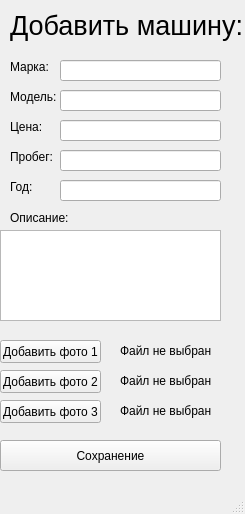
<?xml version="1.0" encoding="UTF-8"?>
<ui version="4.0">
 <class>MainWindow</class>
 <widget class="QMainWindow" name="MainWindow">
  <property name="geometry">
   <rect>
    <x>0</x>
    <y>0</y>
    <width>245</width>
    <height>514</height>
   </rect>
  </property>
  <property name="windowTitle">
   <string>MainWindow</string>
  </property>
  <widget class="QWidget" name="centralwidget">
   <widget class="QLabel" name="label">
    <property name="geometry">
     <rect>
      <x>10</x>
      <y>10</y>
      <width>241</width>
      <height>31</height>
     </rect>
    </property>
    <property name="font">
     <font>
      <pointsize>20</pointsize>
     </font>
    </property>
    <property name="text">
     <string>Добавить машину:</string>
    </property>
   </widget>
   <widget class="QLabel" name="label_2">
    <property name="geometry">
     <rect>
      <x>10</x>
      <y>60</y>
      <width>47</width>
      <height>14</height>
     </rect>
    </property>
    <property name="text">
     <string>Марка:</string>
    </property>
   </widget>
   <widget class="QLineEdit" name="lineEdit">
    <property name="geometry">
     <rect>
      <x>60</x>
      <y>60</y>
      <width>161</width>
      <height>21</height>
     </rect>
    </property>
   </widget>
   <widget class="QLineEdit" name="lineEdit_2">
    <property name="geometry">
     <rect>
      <x>60</x>
      <y>90</y>
      <width>161</width>
      <height>21</height>
     </rect>
    </property>
    <property name="text">
     <string/>
    </property>
   </widget>
   <widget class="QLabel" name="label_3">
    <property name="geometry">
     <rect>
      <x>10</x>
      <y>90</y>
      <width>47</width>
      <height>14</height>
     </rect>
    </property>
    <property name="text">
     <string>Модель:</string>
    </property>
   </widget>
   <widget class="QLabel" name="label_4">
    <property name="geometry">
     <rect>
      <x>10</x>
      <y>120</y>
      <width>47</width>
      <height>14</height>
     </rect>
    </property>
    <property name="text">
     <string>Цена:</string>
    </property>
   </widget>
   <widget class="QLineEdit" name="lineEdit_3">
    <property name="geometry">
     <rect>
      <x>60</x>
      <y>120</y>
      <width>161</width>
      <height>21</height>
     </rect>
    </property>
    <property name="text">
     <string/>
    </property>
   </widget>
   <widget class="QLabel" name="label_5">
    <property name="geometry">
     <rect>
      <x>10</x>
      <y>150</y>
      <width>47</width>
      <height>14</height>
     </rect>
    </property>
    <property name="text">
     <string>Пробег:</string>
    </property>
   </widget>
   <widget class="QLineEdit" name="lineEdit_4">
    <property name="geometry">
     <rect>
      <x>60</x>
      <y>150</y>
      <width>161</width>
      <height>21</height>
     </rect>
    </property>
    <property name="text">
     <string/>
    </property>
   </widget>
   <widget class="QLabel" name="label_6">
    <property name="geometry">
     <rect>
      <x>10</x>
      <y>180</y>
      <width>47</width>
      <height>14</height>
     </rect>
    </property>
    <property name="text">
     <string>Год:</string>
    </property>
   </widget>
   <widget class="QLineEdit" name="lineEdit_5">
    <property name="geometry">
     <rect>
      <x>60</x>
      <y>180</y>
      <width>161</width>
      <height>21</height>
     </rect>
    </property>
    <property name="text">
     <string/>
    </property>
   </widget>
   <widget class="QLabel" name="label_7">
    <property name="geometry">
     <rect>
      <x>10</x>
      <y>210</y>
      <width>61</width>
      <height>16</height>
     </rect>
    </property>
    <property name="text">
     <string>Описание:</string>
    </property>
   </widget>
   <widget class="QTextEdit" name="textEdit">
    <property name="geometry">
     <rect>
      <x>0</x>
      <y>230</y>
      <width>221</width>
      <height>91</height>
     </rect>
    </property>
   </widget>
   <widget class="QPushButton" name="pushButton">
    <property name="geometry">
     <rect>
      <x>0</x>
      <y>440</y>
      <width>221</width>
      <height>31</height>
     </rect>
    </property>
    <property name="text">
     <string>Сохранение</string>
    </property>
   </widget>
   <widget class="QPushButton" name="pushButton_2">
    <property name="geometry">
     <rect>
      <x>0</x>
      <y>340</y>
      <width>101</width>
      <height>23</height>
     </rect>
    </property>
    <property name="text">
     <string>Добавить фото 1</string>
    </property>
   </widget>
   <widget class="QLabel" name="label_8">
    <property name="geometry">
     <rect>
      <x>120</x>
      <y>340</y>
      <width>111</width>
      <height>21</height>
     </rect>
    </property>
    <property name="text">
     <string>Файл не выбран</string>
    </property>
   </widget>
   <widget class="QPushButton" name="pushButton_3">
    <property name="geometry">
     <rect>
      <x>0</x>
      <y>370</y>
      <width>101</width>
      <height>23</height>
     </rect>
    </property>
    <property name="text">
     <string>Добавить фото 2</string>
    </property>
   </widget>
   <widget class="QLabel" name="label_9">
    <property name="geometry">
     <rect>
      <x>120</x>
      <y>370</y>
      <width>111</width>
      <height>21</height>
     </rect>
    </property>
    <property name="text">
     <string>Файл не выбран</string>
    </property>
   </widget>
   <widget class="QPushButton" name="pushButton_4">
    <property name="geometry">
     <rect>
      <x>0</x>
      <y>400</y>
      <width>101</width>
      <height>23</height>
     </rect>
    </property>
    <property name="text">
     <string>Добавить фото 3</string>
    </property>
   </widget>
   <widget class="QLabel" name="label_10">
    <property name="geometry">
     <rect>
      <x>120</x>
      <y>400</y>
      <width>111</width>
      <height>21</height>
     </rect>
    </property>
    <property name="text">
     <string>Файл не выбран</string>
    </property>
   </widget>
  </widget>
  <widget class="QMenuBar" name="menubar">
   <property name="geometry">
    <rect>
     <x>0</x>
     <y>0</y>
     <width>245</width>
     <height>21</height>
    </rect>
   </property>
  </widget>
  <widget class="QStatusBar" name="statusbar"/>
 </widget>
 <resources/>
 <connections/>
</ui>
